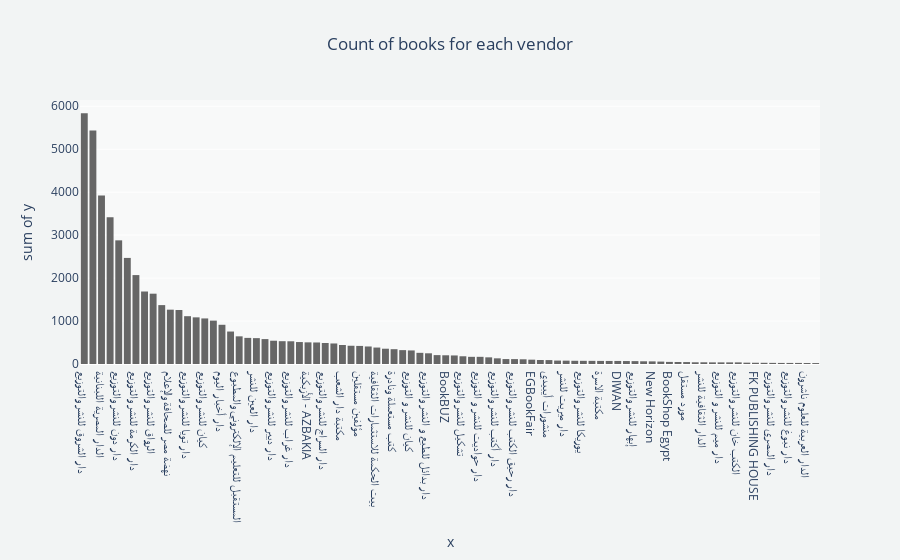

Notebook code for this chart:
### Markdown cell above
### df (main dataframe)

### Code cell
count_vendors = df.groupby('vendor')['lineitem quantity'].sum().sort_values(ascending=False)

vendors_hist = px.histogram(df,x= count_vendors.index , y= count_vendors,title='Count of books for each vendor'
                           ,color_discrete_sequence=px.colors.qualitative.Prism_r)
update_layout(vendors_hist)

### Figure 1 — Plotly figure (JSON) as saved in the notebook; plotly's stock layout.template omitted (floating-point values rounded to 4 significant figures)
{"data": [{"alignmentgroup": "True", "bingroup": "x", "histfunc": "sum", "hovertemplate": "x=%{x}<br>sum of y=%{y}<extra></extra>", "legendgroup": "", "marker": {"color": "rgb(102, 102, 102)", "pattern": {"shape": ""}}, "name": "", "offsetgroup": "", "orientation": "v", "showlegend": false, "type": "histogram", "x": ["دار الشروق للنشر والتوزيع", "دار الفاروق للنشر والتوزيع", "الدار المصرية اللبنانية", "دار عصير الكتب للنشر والتوزيع", "دار دون للنشر والتوزيع", "مؤسسة دار المعارف", "دار الكرمة للنشر والتوزيع", "دارك للنشر والتوزيع", "الرواق للنشر والتوزيع", "دار سما للنشر والتوزيع", "نهضة مصر للصحافة والإعلام", "نهضة مصر للنشر", "دار تويا للنشر والتوزيع", "الدار الدولية للاستثمارات الثقافية", "كيان للنشر والتوزيع", "BookShop Cairo", "دار أخبار اليوم", "دار البشير للثقافة والعلوم", "المستقبل للتعليم الإلكتروني والمطبوع", "others", "دار العين للنشر", "دار الكنزي للنشر والتوزيع", "دار ديير للنشر والتوزيع", "دار الرسم بالكلمات للنشر والتوزيع", "دار غراب للنشر والتوزيع", "دار نون للنشر والتوزيع", "الأزبكية - AZBAKIA", "السعيد للنشر والتوزيع", "دار السراج للنشر والتوزيع", "مكتبة الأنجلو المصرية", "مكتبة دار الشعب", "كتوبيا للنشر والتوزيع", "مؤلفين مستقلين", "الشركة القومية للتوزيع", "بيت الحكمة للاستثمارات الثقافية", "العربي للنشر والتوزيع", "كتب مستعملة ونادرة", "الهيئة المصرية العامة للكتاب", "كيان للنشر و التوزيع", "دار العليا للرسم بالكلمات", "دار بدائل للطبع و النشر والتوزيع", "بيت الحكمة", "BookBUZ", "دار المرايا للانتاج الثقافي", "تشكيل للنشر والتوزيع", "وكالة الصحافة العربية", "دار حواديت للنشر و التوزيع", "BookBuzz.store", "دار أكتب للنشر والتوزيع", "BookBUZZ", "دار رحيق الكتب للنشر والتوزيع", "مكتبة لبنان ناشرون", "EGBookFair", "نيو هورايزون للنشر والتوزيع", "منشورات أيبيدي", "دار فصله للنشر والتوزيع", "دار ميريت للنشر", "دار البلسم للنشر والتوزيع", "يوريكا للنشر والتوزيع", "دريم بن للترجمة والنشر والتوزيع", "مكتبة الاسرة", "المعرض المصري للكتاب", "DIWAN", "العهد للنشر والتوزيع", "إبهار للنشر والتوزيع", "مركز المحروسة للنشر", "New Horizon", "الغالي للنشر والتوزيع", "BookShop Egypt", "أخبار اليوم", "مورد مستقل", "دار الياسمين للنشر والتوزيع", "الدار الثقافية للنشر", "موزع مستقل", "دار ميم للنشر و التوزيع", "مكتبة جرير", "الكتب خان للنشر والتوزيع", "دار الياس العصرية للطباعة والنشر", "FK PUBLISHING HOUSE", "المكتب العربي للمعارف", "دار المصري للنشر والتوزيع", "منشورات الفنار", "دار نبوغ للنشر والتوزيع", "عروض المجموعات", "الدار العربية للعلوم ناشرون", "بيت الحكمة للثقافة - أطفال"], "xaxis": "x", "y": [5839, 5435, 3924, 3415, 2879, 2470, 2070, 1688, 1637, 1371, 1265, 1257, 1113, 1086, 1061, 1010, 913, 756, 644, 608, 602, 580, 542, 531, 529, 511, 504, 501, 489, 478, 442, 425, 421, 408, 383, 356, 345, 323, 316, 260, 249, 207, 203, 199, 180, 167, 167, 155, 132, 115, 114, 110, 101, 93, 91, 80, 78, 75, 74, 73, 72, 71, 71, 69, 67, 63, 61, 56, 49, 46, 45, 40, 40, 38, 38, 38, 38, 31, 29, 28, 26, 25, 25, 25, 23, 22], "yaxis": "y"}], "layout": {"barmode": "relative", "legend": {"tracegroupgap": 0}, "paper_bgcolor": "#F2F4F4", "plot_bgcolor": "#F8F9F9", "title": {"text": "Count of books for each vendor", "x": 0.5}, "xaxis": {"anchor": "y", "domain": [0, 1], "title": {"text": "x"}}, "yaxis": {"anchor": "x", "domain": [0, 1], "title": {"text": "sum of y"}}}}
